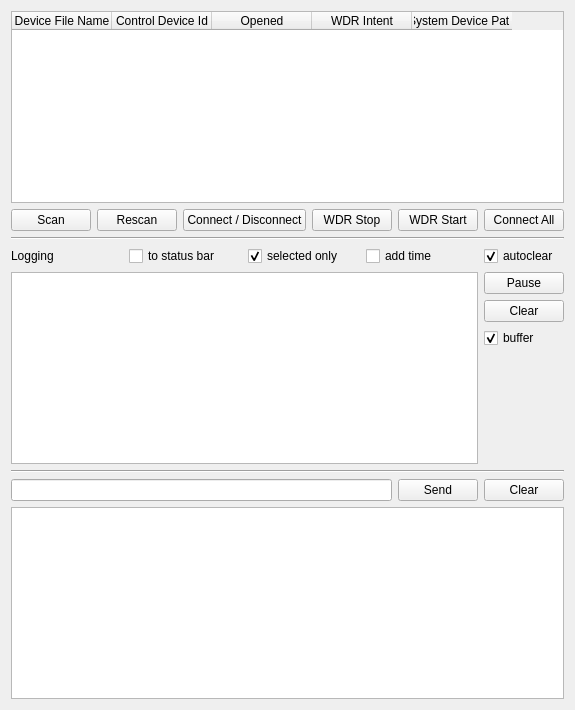
      <widget class="QWidget" name="controlDevicesTab">
       <property name="statusTip">
        <string extracomment="fff"/>
       </property>
       <attribute name="title">
        <string>Control Devices</string>
       </attribute>
       <layout class="QVBoxLayout" name="verticalLayout_2">
        <item>
         <widget class="QTableWidget" name="controlDeviceTableWidget">
          <property name="enabled">
           <bool>true</bool>
          </property>
          <property name="minimumSize">
           <size>
            <width>0</width>
            <height>0</height>
           </size>
          </property>
          <property name="statusTip">
           <string/>
          </property>
          <attribute name="verticalHeaderVisible">
           <bool>false</bool>
          </attribute>
          <column>
           <property name="text">
            <string>Device File Name</string>
           </property>
          </column>
          <column>
           <property name="text">
            <string>Control Device Id</string>
           </property>
          </column>
          <column>
           <property name="text">
            <string>Opened</string>
           </property>
          </column>
          <column>
           <property name="text">
            <string>WDR Intent</string>
           </property>
          </column>
          <column>
           <property name="text">
            <string>System Device Path</string>
           </property>
          </column>
         </widget>
        </item>
        <item>
         <layout class="QHBoxLayout" name="horizontalLayout">
          <item>
           <widget class="QPushButton" name="scanControlDevicesBtn">
            <property name="minimumSize">
             <size>
              <width>0</width>
              <height>0</height>
             </size>
            </property>
            <property name="font">
             <font>
              <weight>50</weight>
              <bold>false</bold>
             </font>
            </property>
            <property name="statusTip">
             <string extracomment="sss"/>
            </property>
            <property name="text">
             <string>Scan</string>
            </property>
           </widget>
          </item>
          <item>
           <widget class="QPushButton" name="reScanControlDevicesButton">
            <property name="enabled">
             <bool>true</bool>
            </property>
            <property name="text">
             <string>Rescan</string>
            </property>
           </widget>
          </item>
          <item>
           <widget class="QPushButton" name="connectDisconnectControlDeviceButton">
            <property name="statusTip">
             <string extracomment="sss"/>
            </property>
            <property name="text">
             <string>Connect / Disconnect</string>
            </property>
           </widget>
          </item>
          <item>
           <widget class="QPushButton" name="wdResetStopButton">
            <property name="maximumSize">
             <size>
              <width>16777215</width>
              <height>16777215</height>
             </size>
            </property>
            <property name="styleSheet">
             <string notr="true"/>
            </property>
            <property name="text">
             <string>WDR Stop</string>
            </property>
           </widget>
          </item>
          <item>
           <widget class="QPushButton" name="wdResetOnButton">
            <property name="text">
             <string>WDR Start</string>
            </property>
           </widget>
          </item>
          <item>
           <widget class="QPushButton" name="connectAllPushButton">
            <property name="maximumSize">
             <size>
              <width>16777215</width>
              <height>16777215</height>
             </size>
            </property>
            <property name="statusTip">
             <string extracomment="sss"/>
            </property>
            <property name="text">
             <string>Connect All</string>
            </property>
           </widget>
          </item>
         </layout>
        </item>
        <item>
         <widget class="Line" name="line">
          <property name="statusTip">
           <string extracomment="sss"/>
          </property>
          <property name="orientation">
           <enum>Qt::Horizontal</enum>
          </property>
         </widget>
        </item>
        <item>
         <layout class="QGridLayout" name="gridLayout">
          <property name="topMargin">
           <number>0</number>
          </property>
          <item row="1" column="1">
           <layout class="QVBoxLayout" name="verticalLayout_3">
            <property name="spacing">
             <number>6</number>
            </property>
            <property name="rightMargin">
             <number>0</number>
            </property>
            <item alignment="Qt::AlignTop">
             <widget class="QPushButton" name="pauseLoggingButton">
              <property name="statusTip">
               <string extracomment="sss"/>
              </property>
              <property name="text">
               <string>Pause</string>
              </property>
             </widget>
            </item>
            <item alignment="Qt::AlignTop">
             <widget class="QPushButton" name="clearLogButton">
              <property name="statusTip">
               <string extracomment="sss"/>
              </property>
              <property name="text">
               <string>Clear</string>
              </property>
             </widget>
            </item>
            <item>
             <widget class="QCheckBox" name="clearBufferCheckBox">
              <property name="statusTip">
               <string extracomment="sss"/>
              </property>
              <property name="text">
               <string>buffer</string>
              </property>
              <property name="checked">
               <bool>true</bool>
              </property>
              <property name="tristate">
               <bool>false</bool>
              </property>
             </widget>
            </item>
            <item>
             <spacer name="verticalSpacer">
              <property name="statusTip">
               <string extracomment="sss"/>
              </property>
              <property name="orientation">
               <enum>Qt::Vertical</enum>
              </property>
              <property name="sizeHint" stdset="0">
               <size>
                <width>20</width>
                <height>40</height>
               </size>
              </property>
             </spacer>
            </item>
           </layout>
          </item>
          <item row="1" column="0">
           <widget class="QPlainTextEdit" name="loggingTextEdit">
            <property name="font">
             <font>
              <pointsize>8</pointsize>
             </font>
            </property>
            <property name="statusTip">
             <string extracomment="sss"/>
            </property>
            <property name="documentTitle">
             <string notr="true"/>
            </property>
            <property name="undoRedoEnabled">
             <bool>false</bool>
            </property>
            <property name="lineWrapMode">
             <enum>QPlainTextEdit::NoWrap</enum>
            </property>
            <property name="readOnly">
             <bool>true</bool>
            </property>
            <property name="plainText">
             <string notr="true"/>
            </property>
            <property name="backgroundVisible">
             <bool>false</bool>
            </property>
            <property name="placeholderText">
             <string notr="true"/>
            </property>
           </widget>
          </item>
          <item row="0" column="1">
           <widget class="QCheckBox" name="autoclearLogBox">
            <property name="statusTip">
             <string extracomment="sss"/>
            </property>
            <property name="text">
             <string>autoclear</string>
            </property>
            <property name="checked">
             <bool>true</bool>
            </property>
           </widget>
          </item>
          <item row="0" column="0">
           <layout class="QHBoxLayout" name="horizontalLayout_6">
            <item>
             <widget class="QLabel" name="label">
              <property name="statusTip">
               <string extracomment="sss"/>
              </property>
              <property name="text">
               <string>Logging</string>
              </property>
             </widget>
            </item>
            <item>
             <widget class="QCheckBox" name="logToStatusBarCheckBox">
              <property name="text">
               <string>to status bar</string>
              </property>
             </widget>
            </item>
            <item>
             <widget class="QCheckBox" name="logSelectedOnlyCheckBox">
              <property name="statusTip">
               <string extracomment="sss"/>
              </property>
              <property name="text">
               <string>selected only</string>
              </property>
              <property name="checked">
               <bool>true</bool>
              </property>
             </widget>
            </item>
            <item>
             <widget class="QCheckBox" name="addTimeToLogCheckBox">
              <property name="statusTip">
               <string extracomment="sss"/>
              </property>
              <property name="text">
               <string>add time</string>
              </property>
             </widget>
            </item>
           </layout>
          </item>
         </layout>
        </item>
        <item>
         <widget class="Line" name="line_2">
          <property name="statusTip">
           <string extracomment="sss"/>
          </property>
          <property name="orientation">
           <enum>Qt::Horizontal</enum>
          </property>
         </widget>
        </item>
        <item>
         <layout class="QHBoxLayout" name="horizontalLayout_4">
          <property name="sizeConstraint">
           <enum>QLayout::SetDefaultConstraint</enum>
          </property>
          <property name="topMargin">
           <number>0</number>
          </property>
          <item>
           <widget class="QLineEdit" name="commandEdit">
            <property name="statusTip">
             <string extracomment="sss"/>
            </property>
           </widget>
          </item>
          <item>
           <widget class="QPushButton" name="sendCommandButton">
            <property name="statusTip">
             <string extracomment="sss"/>
            </property>
            <property name="text">
             <string>Send</string>
            </property>
           </widget>
          </item>
          <item>
           <widget class="QPushButton" name="clearCommandButton">
            <property name="statusTip">
             <string extracomment="sss"/>
            </property>
            <property name="text">
             <string>Clear</string>
            </property>
           </widget>
          </item>
         </layout>
        </item>
        <item>
         <widget class="QListWidget" name="selectedControlDeviceListWidget">
          <property name="statusTip">
           <string extracomment="sss"/>
          </property>
         </widget>
        </item>
       </layout>
      </widget>
